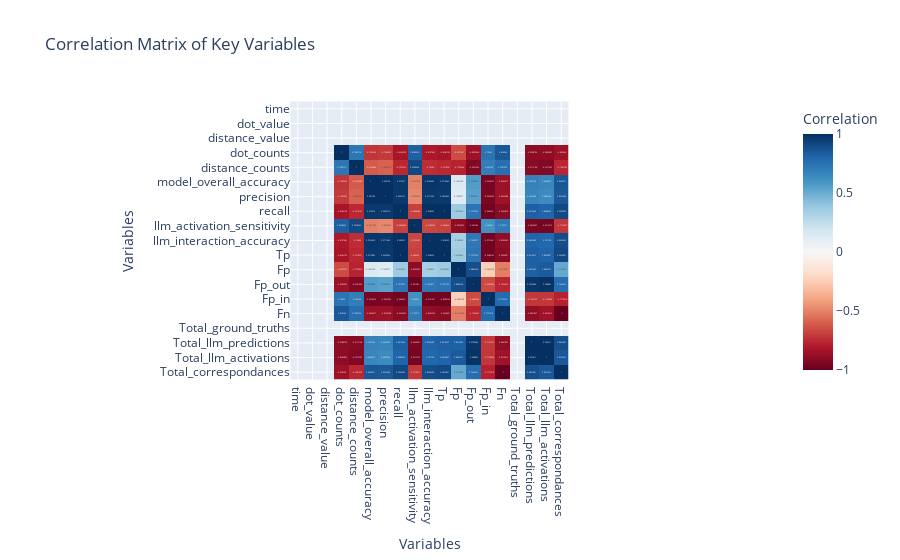

The code cell stored with this chart in its notebook:
### Markdown cell above
# Interactive Correlation Matrix

a. Plotly Correlation Heatmap with Interactive Features

*Purpose*: Explore the correlations between different variables interactively.

### Code cell
# Compute correlation matrix
corr = df.corr()

# Melt the correlation matrix for Plotly
corr_melted = corr.reset_index().melt(id_vars='index', var_name='Variable_2', value_name='Correlation')
corr_melted.rename(columns={'index': 'Variable_1'}, inplace=True)

# Create the heatmap
fig = px.imshow(
    corr,
    text_auto=True,
    color_continuous_scale='RdBu',
    zmin=-1, zmax=1,
    title='Correlation Matrix of Key Variables',
    labels=dict(x="Variables", y="Variables", color="Correlation")
)

fig.update_layout(
    xaxis_title='Variables',
    yaxis_title='Variables'
)

fig.show()

### Figure 1 — Plotly figure (JSON) as saved in the notebook; plotly's stock layout.template omitted (floating-point values rounded to 4 significant figures; data arrays with more than 128 entries replaced by an {"elided": "..."} marker saying what was removed)
{"data": [{"coloraxis": "coloraxis", "hovertemplate": "Variables: %{x}<br>Variables: %{y}<br>Correlation: %{z}<extra></extra>", "name": "0", "texttemplate": "%{z}", "type": "heatmap", "x": ["time", "dot_value", "distance_value", "dot_counts", "distance_counts", "model_overall_accuracy", "precision", "recall", "llm_activation_sensitivity", "llm_interaction_accuracy", "Tp", "Fp", "Fp_out", "Fp_in", "Fn", "Total_ground_truths", "Total_llm_predictions", "Total_llm_activations", "Total_correspondances"], "xaxis": "x", "y": ["time", "dot_value", "distance_value", "dot_counts", "distance_counts", "model_overall_accuracy", "precision", "recall", "llm_activation_sensitivity", "llm_interaction_accuracy", "Tp", "Fp", "Fp_out", "Fp_in", "Fn", "Total_ground_truths", "Total_llm_predictions", "Total_llm_activations", "Total_correspondances"], "yaxis": "y", "z": {"elided": "19x19 float values"}}], "layout": {"coloraxis": {"cmax": 1, "cmin": -1, "colorbar": {"title": {"text": "Correlation"}}, "colorscale": [[0, "rgb(103,0,31)"], [0.1, "rgb(178,24,43)"], [0.2, "rgb(214,96,77)"], [0.3, "rgb(244,165,130)"], [0.4, "rgb(253,219,199)"], [0.5, "rgb(247,247,247)"], [0.6, "rgb(209,229,240)"], [0.7, "rgb(146,197,222)"], [0.8, "rgb(67,147,195)"], [0.9, "rgb(33,102,172)"], [1, "rgb(5,48,97)"]]}, "title": {"text": "Correlation Matrix of Key Variables"}, "xaxis": {"anchor": "y", "constrain": "domain", "domain": [0, 1], "scaleanchor": "y", "title": {"text": "Variables"}}, "yaxis": {"anchor": "x", "autorange": "reversed", "constrain": "domain", "domain": [0, 1], "title": {"text": "Variables"}}}}
